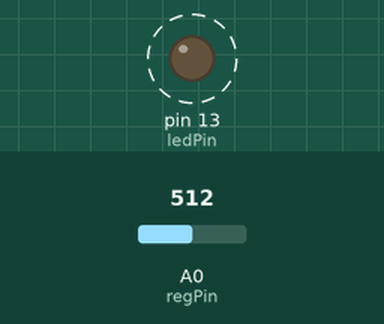
A sketch run on a simulated Arduino Uno, built with avr-gcc and run on an emulated ATmega328P. Parts: output pins drawn as LEDs (lit = HIGH). Dashed ring = blinking. The inputs (shaded band) are chosen by the test bench; at power-on: A0 (regPin) = 512.

Above: at 1.8 s.
1.9 s: A0 (regPin) set to 0
At 2.9 s:
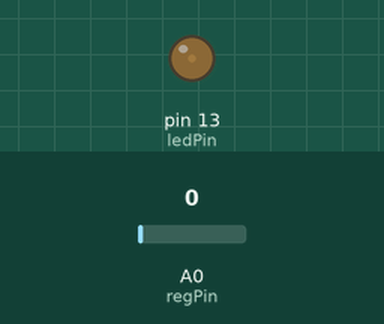
3.6 s: A0 (regPin) set to 122
At 3.9 s:
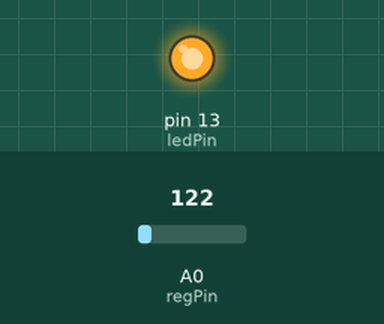
Timing chart, 0 to 13.1 s (numbered marks = the images above; inputs shaded):
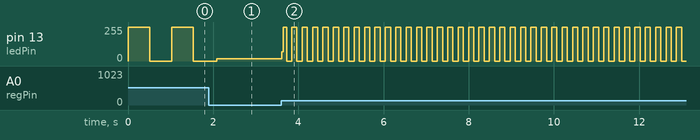

The sketch:

Blynk_LED_potentiometer_.ino
```cpp
const int regPin = A0;
const int ledPin = 13;
int sensorValue = 0;
void setup()
{
 pinMode(regPin, INPUT);
 pinMode(ledPin, OUTPUT);
}
void loop()
{
 sensorValue = analogRead(regPin);
 digitalWrite(ledPin, HIGH);
 delay(sensorValue);
 digitalWrite(ledPin, LOW);
 delay(sensorValue);
}
```

Measured:
- after the input at 3.6 s, pin 13 (ledPin): 16/255 → 68/255 at once, then moves between 0/255 and 255/255, repeating every 0.24 s
- by itself, pin 13 (ledPin): alternates 255/255 for 0.51 s and 0/255 for 0.51 s
